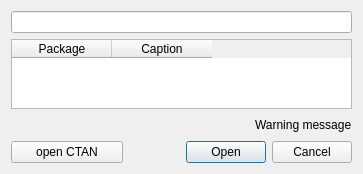
<?xml version="1.0" encoding="UTF-8"?>
<ui version="4.0">
 <class>TexdocDialog</class>
 <widget class="QDialog" name="TexdocDialog">
  <property name="geometry">
   <rect>
    <x>0</x>
    <y>0</y>
    <width>363</width>
    <height>126</height>
   </rect>
  </property>
  <property name="windowTitle">
   <string>Packages Help (Texdoc)</string>
  </property>
  <layout class="QGridLayout" name="gridLayout">
   <item row="0" column="0" colspan="3">
    <widget class="QLineEdit" name="lineEditSearch">
     <property name="toolTip">
      <string>Enter Package Name to search, or a regular expression</string>
     </property>
    </widget>
   </item>
   <item row="1" column="0" colspan="3">
    <widget class="QTableWidget" name="tbPackages">
     <property name="columnCount" >
      <number>2</number>
     </property>
     <column>
      <property name="text">
       <string>Package</string>
      </property>
     </column>
     <column>
      <property name="text">
       <string>Caption</string>
      </property>
     </column>
    </widget>
   </item>
   <item row="2" column="1" colspan="2">
    <layout class="QHBoxLayout" name="hboxWarning">
     <item>
      <spacer name="horizontalSpacerHboxWarning">
       <property name="orientation">
        <enum>Qt::Horizontal</enum>
       </property>
       <property name="sizeHint" stdset="0">
        <size>
         <width>40</width>
         <height>20</height>
        </size>
       </property>
      </spacer>
     </item>
     <item>
      <widget class="QLabel" name="lbWarnIcon">
       <property name="sizePolicy">
        <sizepolicy hsizetype="Fixed" vsizetype="Preferred">
         <horstretch>0</horstretch>
         <verstretch>0</verstretch>
        </sizepolicy>
       </property>
       <property name="maximumSize">
        <size>
         <width>16</width>
         <height>16</height>
        </size>
       </property>
       <property name="text">
        <string/>
       </property>
       <property name="pixmap">
        <pixmap resource="images.qrc">:/images-ng/warning.svgz</pixmap>
       </property>
       <property name="scaledContents">
        <bool>true</bool>
       </property>
      </widget>
     </item>
     <item>
      <widget class="QLabel" name="lbInfo">
       <property name="sizePolicy">
        <sizepolicy hsizetype="Preferred" vsizetype="Fixed">
         <horstretch>0</horstretch>
         <verstretch>0</verstretch>
        </sizepolicy>
       </property>
       <property name="minimumSize">
        <size>
         <width>0</width>
         <height>16</height>
        </size>
       </property>
       <property name="text">
        <string notr="true">Warning message</string>
       </property>
      </widget>
     </item>
    </layout>
   </item>
   <item row="3" column="0">
    <widget class="QPushButton" name="buttonCTAN">
      <property name="text">
       <string>open CTAN</string>
      </property>
    </widget>
   </item>
   <item row="3" column="1" colspan="2">
    <widget class="QDialogButtonBox" name="buttonBox">
     <property name="orientation">
      <enum>Qt::Horizontal</enum>
     </property>
     <property name="standardButtons">
      <set>QDialogButtonBox::Cancel|QDialogButtonBox::Open</set>
     </property>
    </widget>
   </item>
  </layout>
 </widget>
 <resources>
  <include location="images.qrc"/>
 </resources>
 <connections>
  <connection>
   <sender>buttonBox</sender>
   <signal>accepted()</signal>
   <receiver>TexdocDialog</receiver>
   <slot>accept()</slot>
   <hints>
    <hint type="sourcelabel">
     <x>248</x>
     <y>254</y>
    </hint>
    <hint type="destinationlabel">
     <x>157</x>
     <y>274</y>
    </hint>
   </hints>
  </connection>
  <connection>
   <sender>buttonBox</sender>
   <signal>rejected()</signal>
   <receiver>TexdocDialog</receiver>
   <slot>reject()</slot>
   <hints>
    <hint type="sourcelabel">
     <x>316</x>
     <y>260</y>
    </hint>
    <hint type="destinationlabel">
     <x>286</x>
     <y>274</y>
    </hint>
   </hints>
  </connection>
 </connections>
</ui>
